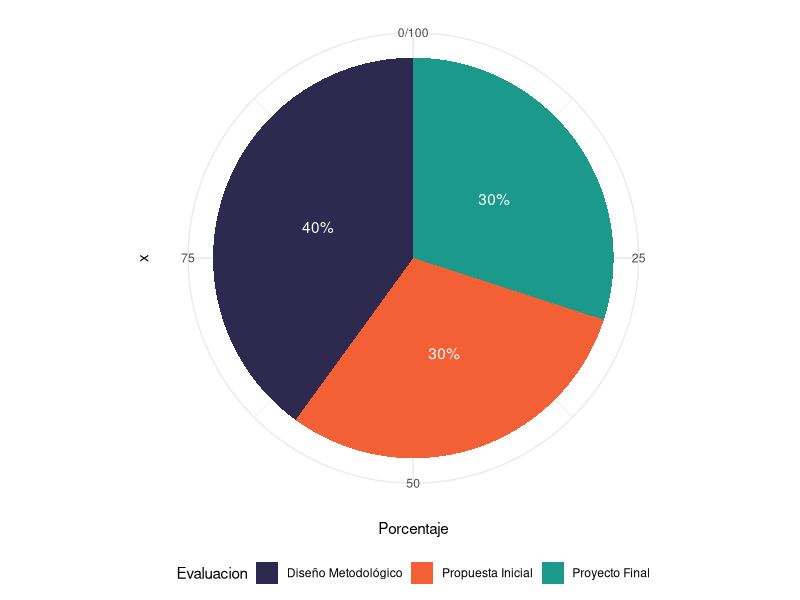

This chart was generated by the following R code:
## ---- chunk 1
knitr::opts_chunk$set(cache=FALSE, dev='pdf')
inicio_semestre <- as.Date("2024-08-08")
advdate <- function(obj, adv) {
 tmon <- obj + 7*(adv-1)
 tfri <- obj + 4 + 7*(adv-1)
 tmon <- format(tmon, format="%d/%m")
 tfri <- format(tfri, format="%d/%m")
 zadv <- sprintf("%02d", adv)
 tmp <- paste("Semana ",zadv,sep='',", ", tmon," - ",tfri)
 return(tmp)
}
## ---- chunk 2
#| echo: false
#| warning: false
#| fig-cap: "Distribución de la evaluación del curso"
#| fig-width: 6
#| fig-height: 4

library(ggplot2)

data <- data.frame(
  Evaluacion = c("Propuesta Inicial", "Diseño Metodológico", "Proyecto Final"),
  Porcentaje = c(30, 40, 30)
)

ggplot(data, aes(x = "", y = Porcentaje, fill = Evaluacion)) +
  geom_bar(stat = "identity", width = 1) +
  coord_polar("y", start = 0) +
  theme_minimal() +
  theme(legend.position = "bottom") +
  geom_text(aes(label = paste0(Porcentaje, "%")), 
            position = position_stack(vjust = 0.5),
            color = "white") +
  scale_fill_manual(values = c("Propuesta Inicial" = "#f46036",
                               "Diseño Metodológico" = "#2e294e",
                               "Proyecto Final" = "#1b998b"))
